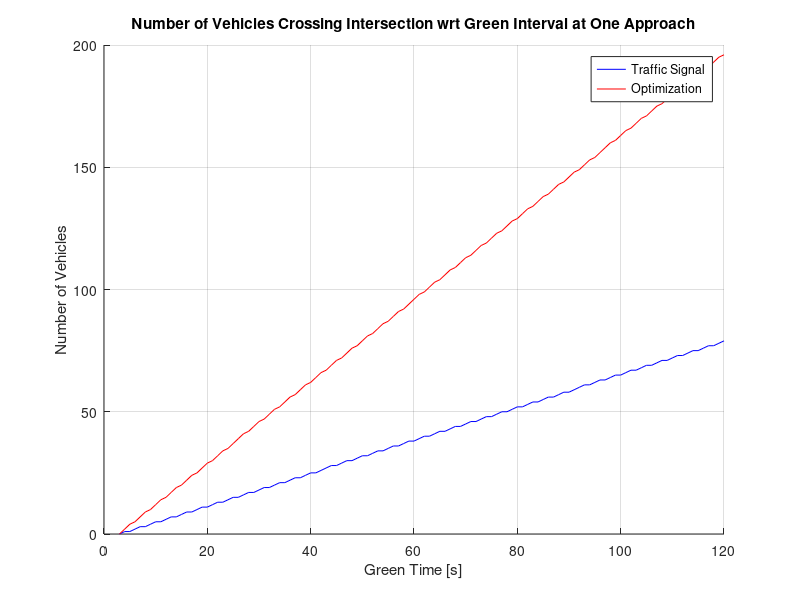
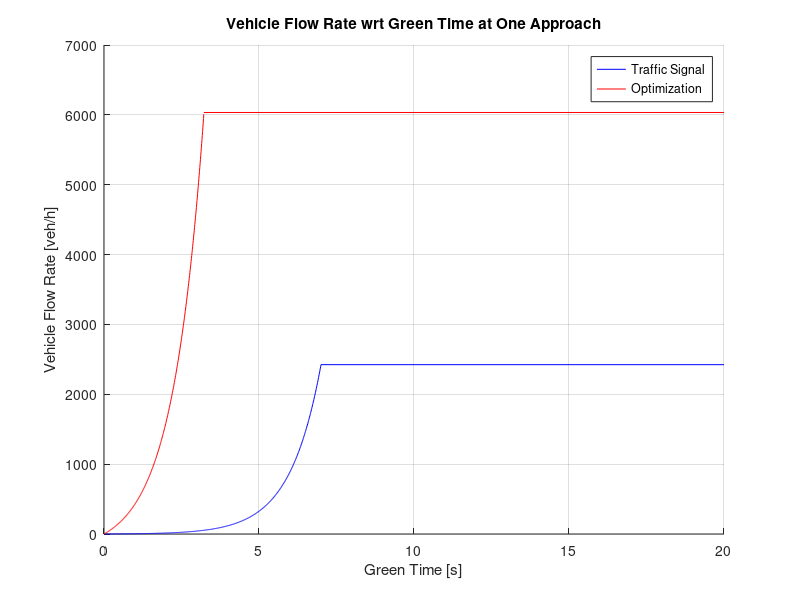

These figures' MATLAB source, in order:
% Human vs. DTOA

a = 4.47;                    % Accelerates from 0-30 MPH in 3 sec
t_green = 3:1:120;
v_cruise = 13.41;      % 30 MPH
lane_width = 3.6;
R = 2.5;
headway = 1.5;

n_Human = (.5*a*(v_cruise/a)^2 + v_cruise*(t_green - v_cruise/a) - 2*lane_width - 2*R)/(2*R + headway + v_cruise);
n_DTOA = (.5*a*(v_cruise/a)^2 + v_cruise*(t_green - v_cruise/a - 0.112) - 2*lane_width - 2*R)/(2*R + headway + 0.112*v_cruise);

figure(1); hold on; grid;
Human = plot(t_green, floor(n_Human), 'blue');
DTOA = plot(t_green, floor(n_DTOA), 'red');
title('Number of Vehicles Crossing Intersection wrt Green Interval at One Approach'); xlabel('Green Time [s]'); ylabel('Number of Vehicles');
legend([Human DTOA], 'Traffic Signal', 'Optimization', 'Location', 'Best');

figure(2); hold on; grid;
t = 0:.01:7;
Human_ramp = plot(t, 2.2124*(exp(t) - 1), 'blue');
t = 0:.01:3.22;
DTOA_ramp = plot(t, 250.08*(exp(t) - 1), 'red');
Human = plot([7 20], [2424 2424], 'blue');
DTOA = plot([3.22 20], [6034 6034], 'red');
title('Vehicle Flow Rate wrt Green Time at One Approach'); xlabel('Green Time [s]'); ylabel('Vehicle Flow Rate [veh/h]');
legend([Human DTOA], 'Traffic Signal', 'Optimization', 'Location', 'Best');

